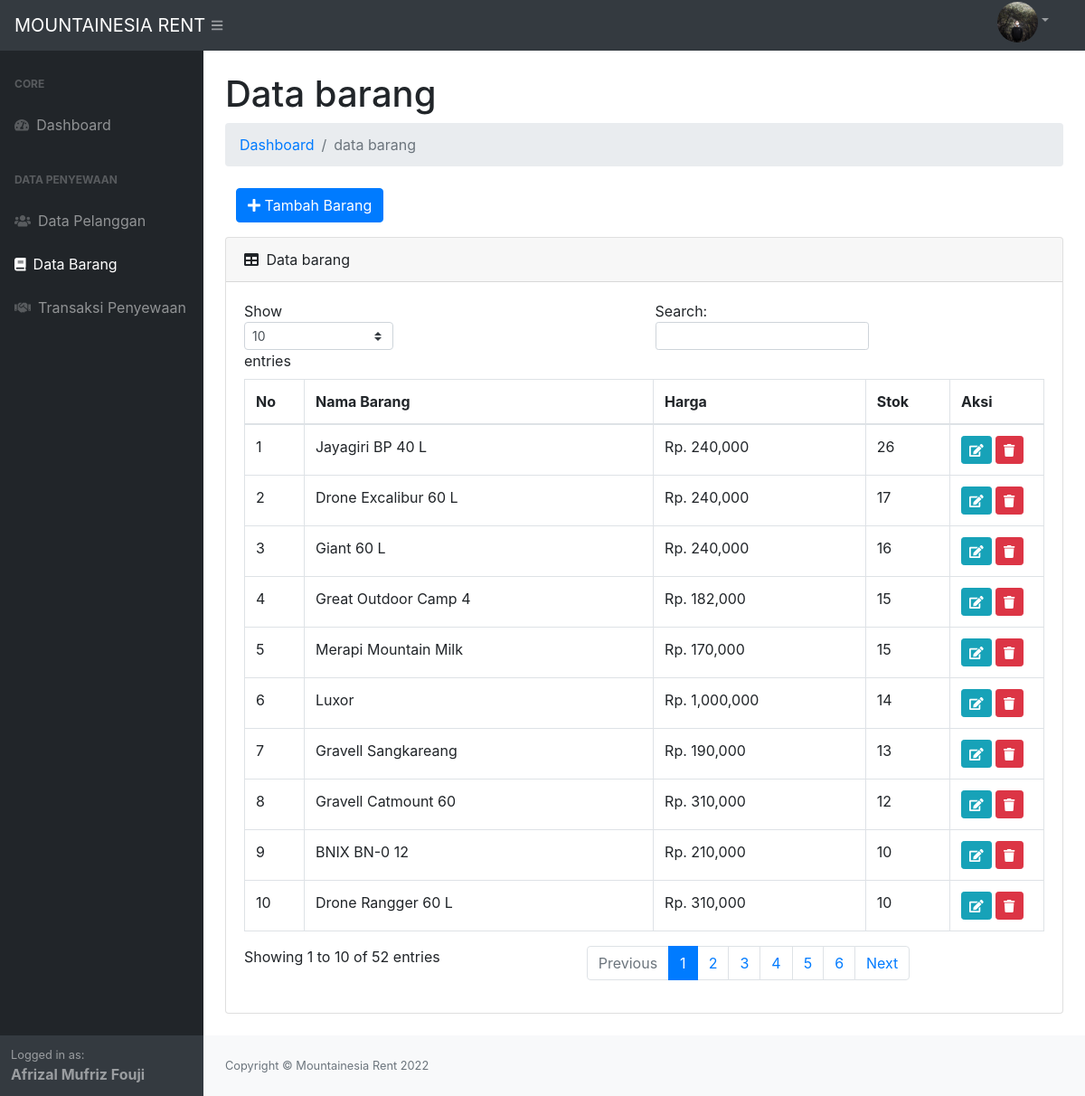
Page /index.php?p=barang (signed in) on the earlier database version.
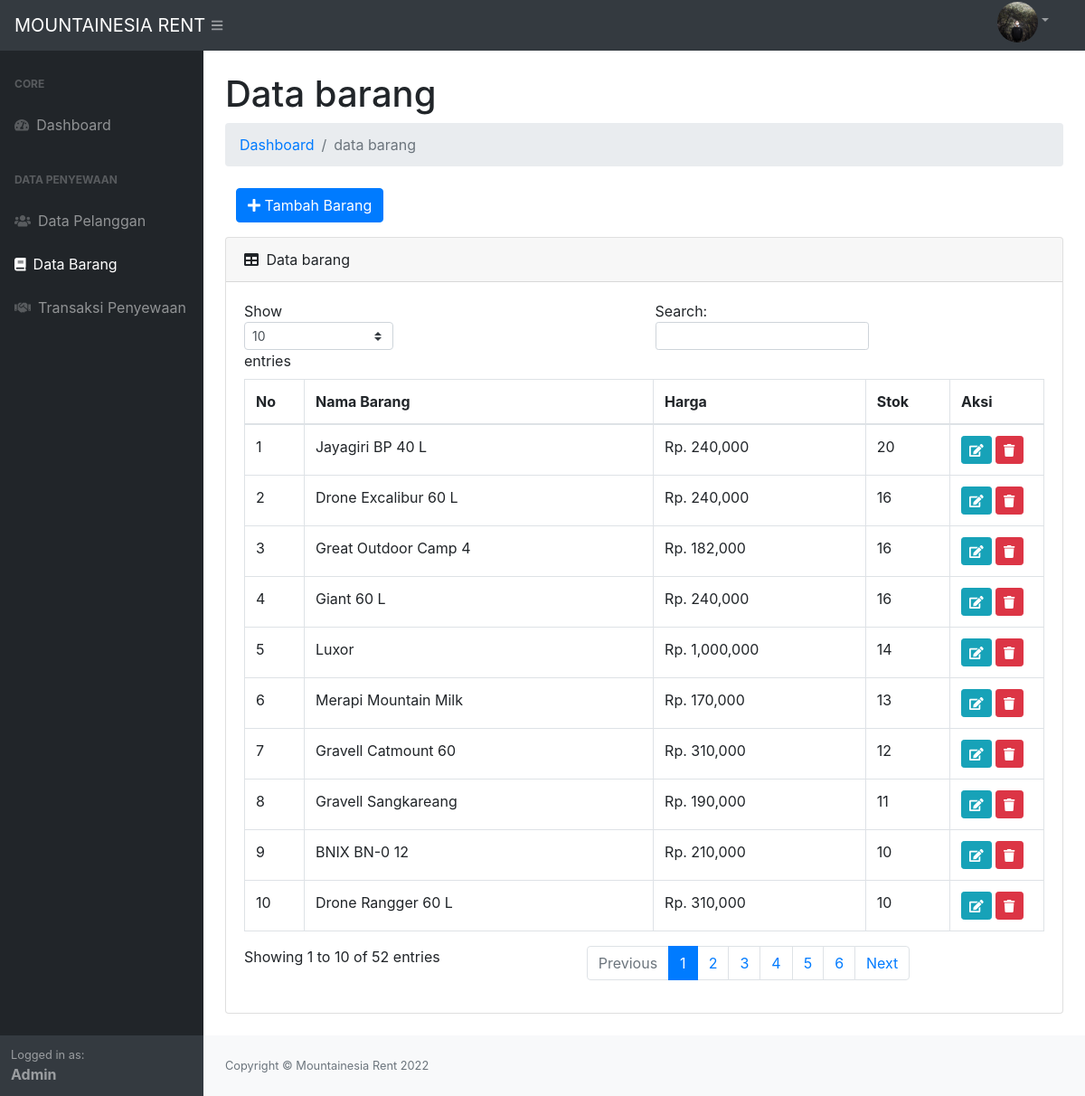
Same page on the later database version.
### tables this page shows
CREATE TABLE `tb_barang` (
  `idbarang` int(5) NOT NULL,
  `namabarang` varchar(20) NOT NULL,
  `harga` int(10) NOT NULL,
  `jumlah_barang` int(10) NOT NULL
);

### page/barang/barang.php (the view, shortened to what the changed rows need)
<?php
$ambilBarang = $conn->query("SELECT * FROM tb_barang ORDER BY jumlah_barang DESC") or die(mysqli_error($conn));
?>
<h1 class="mt-4">Data barang</h1>
<div class="card mb-4">
    <div class="card-body">
        <div class="table-responsive">
            <table class="table table-bordered" id="dataTable" width="100%" cellspacing="0">
                <thead>
                    <tr>
                        <th>No</th>
                        <th>Nama Barang</th>
                        <th>Harga</th>
                        <th>Stok</th>
                        <th>Aksi</th>
                    </tr>
                </thead>
                <tbody>
                    <?php
                    $no = 1;
                    while ($pecahBarang = $ambilBarang->fetch_assoc()) {
                    ?>
                        <tr>
                            <td><?= $no++; ?></td>
                            <td><?= $pecahBarang['namabarang']; ?></td>
                            <td>Rp. <?= number_format($pecahBarang['harga']); ?></td>
                            <td><?= $pecahBarang['jumlah_barang'];?>
                            </td>
                            <td>
                                <a href="?p=barang&aksi=ubah&id=<?= $pecahBarang['idbarang']; ?>" class="btn btn-info btn-sm"><i class="fa fa-edit"></i></a>
                                <a href="javascript:;" class="btn btn-danger btn-sm" onclick="confirmation('?p=barang&aksi=hapus&id=<?= $pecahBarang['idbarang']; ?>')"><i class="fa fa-trash"></i></a>
                            </td>
                        </tr>
                    <?php } ?>
                </tbody>
            </table>
        </div>
    </div>
</div>

### index.php (shortened to what the changed rows need)
<?php
require_once 'config/koneksi.php';
$page = @$_GET['p'];
$aksi = @$_GET['aksi'];
?>
<!DOCTYPE html>
<html lang="en">
<head>
    <link href="css/styles.css" rel="stylesheet" />
    <link href="css/profile.css" rel="stylesheet" />
</head>
<body>
    <div id="layoutSidenav">
        <div id="layoutSidenav_nav">
            <nav class="sb-sidenav accordion sb-sidenav-dark" id="sidenavAccordion">
                <div class="sb-sidenav-footer">
                    <div class="small">Logged in as:</div>
                    <b><?= $_SESSION['login']['nama']; ?></b>
                </div>
            </nav>
        </div>
        <div id="layoutSidenav_content">
            <main>
                <div class="container-fluid">
                    <?php
                    if ($page == 'barang') {
                        if ($aksi == '') {
                            require_once 'page/barang/barang.php';
                        } else if ($aksi == 'tambah') {
                            require_once 'page/barang/tambah.php';
                        } else if ($aksi == 'ubah') {
                            require_once 'page/barang/ubah.php';
                        } else if ($aksi == 'hapus') {
                            require_once 'page/barang/hapus.php';
                        }
                    } else if ($page == 'pelanggan') {
                        if ($aksi == '') {
                            require_once 'page/pelanggan/pelanggan.php';
                        } else if ($aksi == 'tambah') {
                            require_once 'page/pelanggan/tambah.php';
                        } else if ($aksi == 'ubah') {
                            require_once 'page/pelanggan/ubah.php';
                        } else if ($aksi == 'hapus') {
                            require_once 'page/pelanggan/hapus.php';
                        }
                    } else if ($page == 'transaksi') {
                        if ($aksi == '') {
                            require_once 'page/transaksi/transaksi.php';
                        } else if ($aksi == 'tambah') {
                            require_once 'page/transaksi/tambah.php';
                        } else if ($aksi == 'kembali') {
                            require_once 'page/transaksi/kembali.php';
                        } else if ($aksi == 'detail') {
                            require_once 'page/transaksi/detailtransaksi.php';
                        } else if ($aksi == 'pilih') {
                            require_once('page/transaksi/pilihbarang.php');
                        } else if ($aksi == 'simpan') {
                            require_once('page/transaksi/simpan.php');
                        }
                    }
                    ?>
                </div>
            </main>
        </div>
    </div>
</body>
</html>

Differences in the rows shown:
changed tb_barang "Jayagiri BP 40 L": jumlah_barang "26" → "20"
changed tb_barang "Drone Excalibur 60 L": jumlah_barang "17" → "16"
changed tb_barang "Great Outdoor Camp 4": jumlah_barang "15" → "16"; moves up the list
shown differently, row unchanged: tb_barang "Luxor": moves up the list
changed tb_barang "Merapi Mountain Milk": jumlah_barang "15" → "13"
shown differently, row unchanged: tb_barang "Gravell Catmount 60": moves up the list
changed tb_barang "Gravell Sangkareang": jumlah_barang "13" → "11"
Other differences:
$_SESSION['login']['nama']: "Afrizal Mufriz Fouji" → "Admin"
